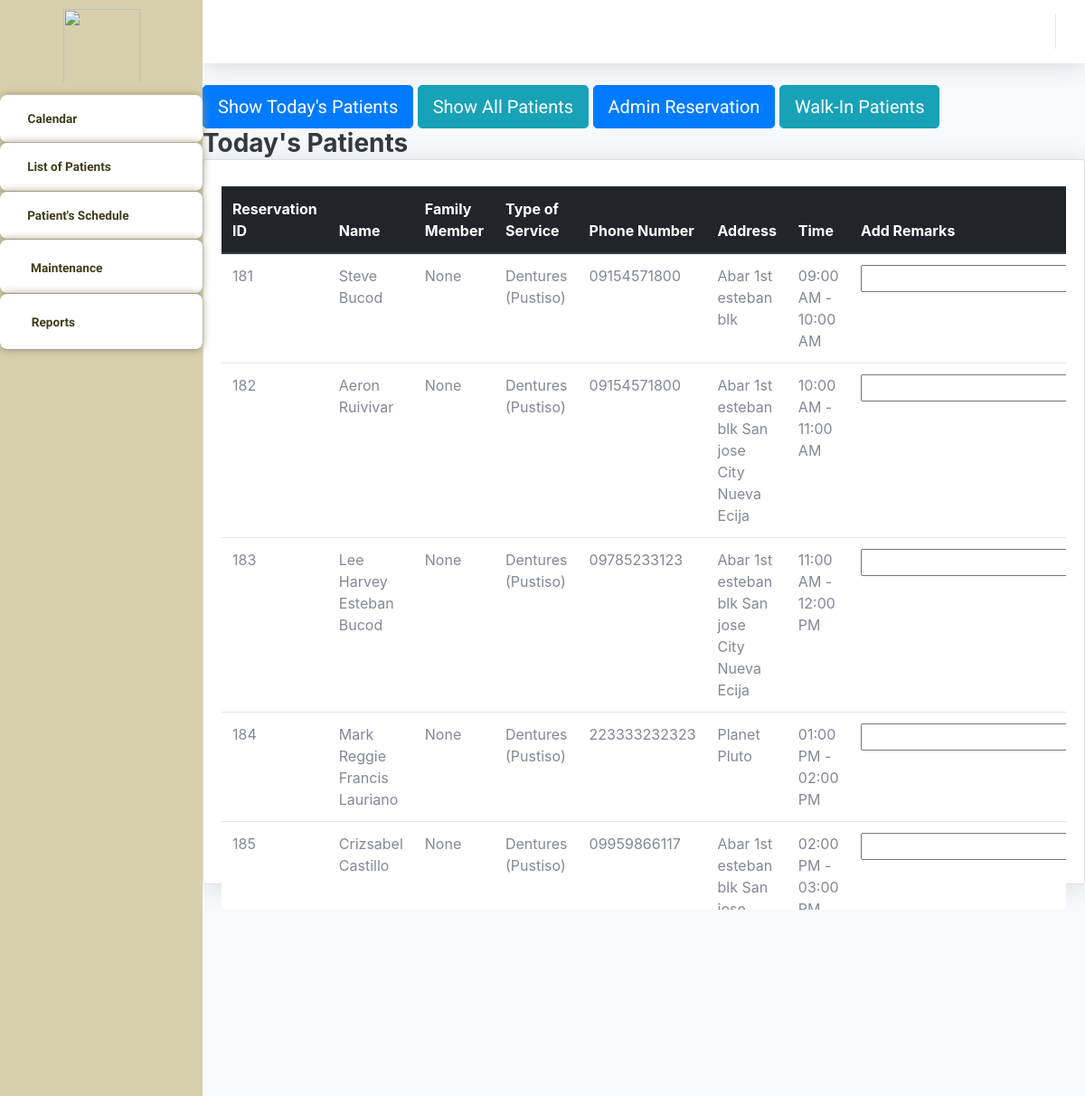
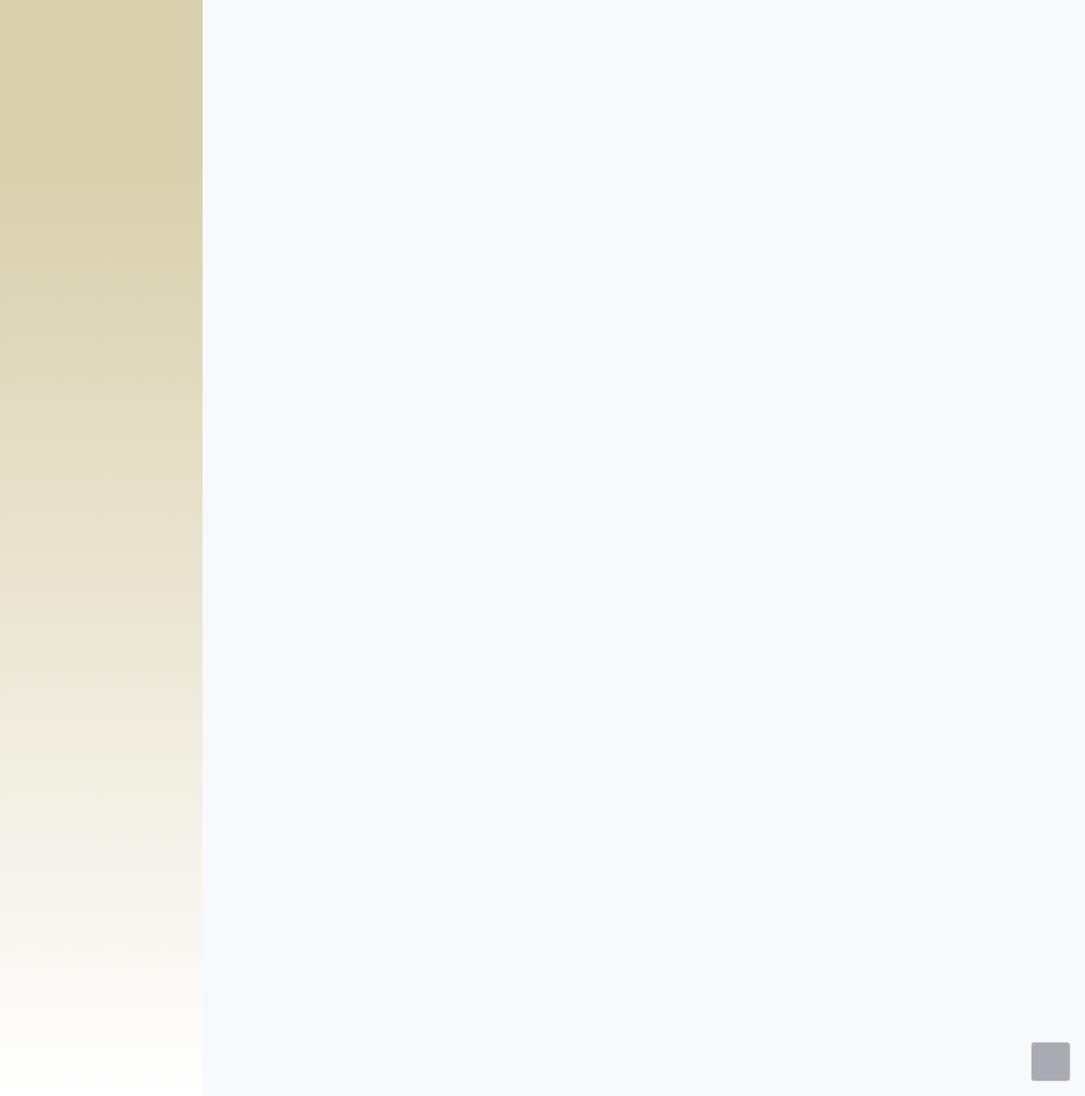
The app's page /Thesis1/Admin/patientstoday.php?doneID=181 with its own data (2 pictures, top to bottom).
### tables this page shows
CREATE TABLE `bookinglog` (
  `resID` int(11) NOT NULL,
  `userID` int(11) NOT NULL,
  `serviceName` varchar(255) NOT NULL,
  `date` date NOT NULL,
  `timeslot` varchar(255) NOT NULL,
  `remarks` varchar(255) NOT NULL,
  `admin_remarks` varchar(255) NOT NULL DEFAULT 'None',
  `walk_in_name` varchar(255) NOT NULL DEFAULT 'None',
  `status` varchar(255) NOT NULL,
  `FamMemberName` varchar(255) NOT NULL DEFAULT 'N/A',
  `confirmationHash` varchar(255) NOT NULL,
  `timestamp` timestamp NOT NULL DEFAULT current_timestamp() ON UPDATE current_timestamp(),
  `totalServicePay` int(11) NOT NULL
);

CREATE TABLE `patients_user` (
  `userID` int(11) NOT NULL,
  `Email` varchar(255) NOT NULL,
  `Name` varchar(255) NOT NULL,
  `Address` varchar(255) NOT NULL,
  `PhoneNumber` varchar(255) NOT NULL,
  `Password` varchar(55) NOT NULL,
  `Hash` varchar(255) NOT NULL,
  `Access` varchar(25) NOT NULL,
  `Active` int(11) NOT NULL DEFAULT 0,
  `profilePic` varchar(255) NOT NULL,
  `last_activity` timestamp NOT NULL DEFAULT current_timestamp() ON UPDATE current_timestamp(),
  `activation_timestamp` timestamp NOT NULL DEFAULT current_timestamp(),
  `ForgotPass` varchar(255) NOT NULL,
  `forgot_expiration` timestamp NULL DEFAULT NULL
);

### Thesis1/Admin/patientstoday.php (the view, shortened to what this page needs)
<?php
$con = connection();
$todaysDate = date("Y-m-d");
$headerToday = ["Reservation ID", "Name", "Family Member", "Type of Service", "Phone Number", "Address", "Time", "Add Remarks"];
$header = $headerToday;
$pageTitle = "Today's Patients";
$retrieveQuery = "SELECT bookinglog.resID, bookinglog.serviceName, patients_user.Name, bookinglog.date, patients_user.PhoneNumber, patients_user.Email, patients_user.Address, bookinglog.timeslot,bookinglog.admin_remarks, bookinglog.walk_in_name,bookinglog.FamMemberName
        FROM bookinglog
        INNER JOIN patients_user ON bookinglog.userID = patients_user.userID
        WHERE status = 'Pending' AND DATE(bookinglog.date) = '$todaysDate'";
?>
<!DOCTYPE html>
<html lang="en">
<head>
    <link rel="stylesheet" href="assets/bootstrap/css/bootstrap.min.css">
    <link rel="stylesheet" href="assets/fonts/fontawesome-all.min.css">
    <link rel="stylesheet" href="assets/fonts/ionicons.min.css">
    <link rel="stylesheet" href="assets/css/aguilaraldo1_section_contact.css">
    <link rel="stylesheet" href="assets/css/Availability---Manage-availability-bookings-appointments_v1.css">
    <link rel="stylesheet" href="assets/css/Basic-Footer.css">
    <link rel="stylesheet" href="assets/css/Black-Navbar.css">
    <link rel="stylesheet" href="assets/css/Block-Responsive-Item-List.css">
    <link rel="stylesheet" href="assets/css/Bootstrap-Calendar.css">
    <link rel="stylesheet" href="assets/css/carousel-circulo.css">
    <link rel="stylesheet" href="assets/css/Carousel-Hero-1.css">
    <link rel="stylesheet" href="assets/css/Carousel-Hero.css">
    <link rel="stylesheet" href="assets/css/Diagonal-div-section.css">
    <link rel="stylesheet" href="assets/css/Feature-Section-MD.css">
    <link rel="stylesheet" href="https://djpsoftwarecdn.azureedge.net/availabilitycss-v1/availability.min.css">
    <link rel="stylesheet" href="assets/css/Login-Form-Basic-icons.css">
    <link rel="stylesheet" href="assets/css/Ultimate-Event-Calendar.css">
    <link rel="stylesheet" href="assets/bootstrap/css/bootstrap.min.css">
    <link rel="stylesheet" href="assets/fonts/fontawesome-all.min.css">
    <link rel="stylesheet" href="assets/css/aguilaraldo1_section_contact.css">
    <link rel="stylesheet" href="assets/css/Basic-Footer.css">
    <link rel="stylesheet" href="assets/css/Black-Navbar.css">
    <link rel="stylesheet" href="assets/css/Block-Responsive-Item-List.css">
    <link rel="stylesheet" href="assets/css/Bootstrap-Calendar.css">
    <link rel="stylesheet" href="assets/css/carousel-circulo.css">
    <link rel="stylesheet" href="assets/css/Carousel-Hero-1.css">
    <link rel="stylesheet" href="assets/css/Carousel-Hero.css">
    <link rel="stylesheet" href="assets/css/Diagonal-div-section.css">
    <link rel="stylesheet" href="assets/css/Feature-Section-MD.css">
    <link rel="stylesheet" href="assets/css/Login-Form-Basic-icons.css">
    <link rel="stylesheet" href="assets/css/Ultimate-Event-Calendar.css">
</head>
<body id="page-top">
    <div id="wrapper">
    <nav class="navbar navbar-dark align-items-start sidebar sidebar-dark accordion bg-gradient-primary p-0" style="border-color: rgb(255,255,255);background: linear-gradient(#d8cfac 57%, white 100%), #a6a263;border-radius: -1px;">
            <div class="container-fluid d-flex flex-column p-0"><img src="assets/img/Picsart_23-04-17_12-49-06-946.png" width="85" height="91" style="margin-left: 0px;padding-bottom: 0px;padding-top: 10px;">
                <ul class="navbar-nav text-light" id="accordionSidebar">
                    <li class="nav-item"><a class="nav-link" href="index.php" style="background: #ffffff;border-radius: 8px;margin-top: 13px;border-color: var(--bs-blue);border-top-width: 1px;border-top-color: #95947c;border-bottom: 1px outset rgba(149,148,124,0.33);box-shadow: 0px 0px 10px rgb(159,152,117);--bs-body-bg: #fff;"><i class="far fa-calendar" style="color: #3e3d1a;"></i><span style="background: transparent;color: #3e3d1a;font-family: 'Albert Sans', sans-serif;font-weight: bold;">Calendar</span></a></li>
                    <li class="nav-item"><a class="nav-link" style="background: #ffffff;font-weight: bold;color: var(--bs-black);border-radius: 8px;border-bottom: 1px outset rgba(149,148,124,0.49);box-shadow: 0px 0px 10px rgb(159,152,117);" href="Listofpatients.php"><i class="fas fa-table" style="color: #3e3d1a;font-size: 13px;"></i><span style="color: #3e3d1a;font-family: 'Albert Sans', sans-serif;">List of Patients</span></a><a class="nav-link" style="background: #ffffff;font-weight: bold;color: var(--bs-black);border-radius: 8px;border-bottom: 1px outset rgba(149,148,124,0.49);box-shadow: 0px 0px 10px rgb(159,152,117);" href="patientstoday.php"><i class="fas fa-user" style="color: #3e3d1a;font-size: 13px;"></i><span style="color: #3e3d1a;font-family: 'Albert Sans', sans-serif;">Patient's Schedule</span></a><a class="nav-link active" style="background: #ffffff;font-weight: bold;color: var(--bs-black);border-radius: 8px;border-bottom: 1px outset rgba(149,148,124,0.49);box-shadow: 0px 0px 10px rgb(159,152,117);" href="Servicemaintenance.php"><i class="icon ion-settings" style="color: #3e3d1a;font-size: 18px;"></i><span style="color: #3e3d1a;font-family: 'Albert Sans', sans-serif;">Maintenance</span></a><a class="nav-link" style="background: #ffffff;font-weight: bold;color: var(--bs-black);border-radius: 8px;border-bottom: 1px outset rgba(149,148,124,0.49);box-shadow: 0px 0px 10px rgb(159,152,117);" href="Reports.php"><i class="icon ion-document-text" style="color: #3e3d1a;font-size: 19px;"></i><span style="color: #3e3d1a;font-family: 'Albert Sans', sans-serif;">Reports</span></a></li>
                </ul>
            </div>
        </nav>
        <div class="d-flex flex-column" id="content-wrapper">
            <div id="content">
                <nav class="navbar navbar-light navbar-expand bg-white shadow mb-4 topbar static-top" style="background: rgb(255,255,255);border-color: rgb(255,0,0);">
                    <div class="container-fluid">
                        <ul class="navbar-nav flex-nowrap ms-auto">
                                                    <li class="nav-item dropdown no-arrow mx-1"><a class="nav-link" href="ChatsystemAdmin.php"><i class="icon ion-email" style="font-size: 30px;color: #a6a263;margin-top: 8px;"></i></a></li>
                        </ul>
                    </div>
                </nav>
        <form method="post" action="">
            <button class="btn btn-primary btn-lg" type="submit" name="btn-Patients-Today">Show Today's Patients</button>
            <button class="btn btn-info btn-lg" type="submit" name="btn-Patients-All">Show All Patients</button>
            <button class="btn btn-primary btn-lg" type="submit" name="btn-Admin-Reservation">Admin Reservation</button>
            <button class="btn btn-info btn-lg" type="submit" name="btn-Walk-in-Patients">Walk-In Patients</button>
        </form>
        <h3 class="text-dark mb-0" style="font-weight: bold;"><?php echo $pageTitle; ?></h3>
        <div class="card shadow">
            <div class="card-body" style="height: 800px;">
                <div class="row">
                    <div class="col-md-6 text-nowrap">
                    </div>
                </div>
                <div class="table-responsive table mt-2" id="dataTable" role="grid" aria-describedby="dataTable_info" style="height: 800px;">
                    <table class="table my-0" id="dataTable">
                      <thead class="thead-dark">
                        <tr>
                            <?php
                            foreach ($header as $column) {
                                echo "<th>$column</th>";
                            }
                            ?>
                        </tr>
                    </thead>
                        <tbody>
                           <?php
                                    $result =  $con->query($retrieveQuery);
                                    while ($row = mysqli_fetch_assoc($result)) {
                                        echo '<tr>';
                                        foreach ($header as $column) {
                                            switch ($column) {
                                                case "Reservation ID":
                                                    echo '<td>' . $row['resID'] . '</td>';
                                                    break;
                                                case "Name":
                                                    echo '<td>' . $row['Name'] . '</td>';
                                                    break;
                                                case "Type of Service":
                                                    echo '<td>' . $row['serviceName'] . '</td>';
                                                    break;
                                                case "Phone Number":
                                                    echo '<td>' . $row['PhoneNumber'] . '</td>';
                                                    break;
                                                case "Address":
                                                    echo '<td>' . $row['Address'] . '</td>';
                                                    break;
                                                case "Time":
                                                    echo '<td>' . $row['timeslot'] . '</td>';
                                                    break;
                                                case "Family Member":
                                                    echo '<td>' . $row['FamMemberName'] . '</td>';
                                                    break;
                                                case "Add Remarks":
                                                    echo '<td>
                                                            <input type="text" class="inputField" id="inputField' . $row['resID'] . '">
                                                        </td>';
                                                    break;
                                            }
                                        }
                                        echo '</tr>';
                                    }
                                    ?>
                        </tbody>
                    </table>
                </div>
            </div>
        </div>
    </div>
        </div><a class="border rounded d-inline scroll-to-top" href="#page-top"><i class="fas fa-angle-up"></i></a>
    </div>
    <link rel="stylesheet" href="https://cdn.jsdelivr.net/npm/bootstrap@4.0.0/dist/css/bootstrap.min.css">
</body>
</html>

### Thesis1/Admin/assets/css/aguilaraldo1_section_contact.css (style rules this page uses)
.navbar { z-index: 1; }

### Thesis1/Admin/assets/css/Black-Navbar.css (style rules this page uses)
.navbar { margin-bottom: 0; }
.btn { border-radius: 0; }
.btn { font-family: 'Roboto'; font-weight: 400; }

### Thesis1/Admin/assets/css/Feature-Section-MD.css (style rules this page uses)
.waves-effect, a { -webkit-tap-highlight-color: transparent; }
.alert, .breadcrumb, .card, .card .card-header, .dropdown-menu, .file-custom, .input-group-addon, .jumbotron, .list-group .list-group-item, .modal-content, .nav .nav-link, .nav-tabs, .navbar, .navbar-toggler, .page-item:first-child .page-link, .page-item:last-child .page-link, .pagination-lg .page-item:first-child .page-link, .pagination-lg .page-item:last-child .page-link, .pagination-sm .page-item:first-child .page-link, .pagination-sm .page-item:last-child .page-link, .popover, .tag, .tooltip-inner, img { -moz-border-radius: 0px; -ms-border-radius: 0px; -o-border-radius: 0px; border-radius: 0px; }
.divider-new, .text-fluid, h1, h2, h3, h4, h5, h6 { font-weight: 300; }

### records on screen
bookinglog: resID "181", userID.Name "Steve Bucod", FamMemberName "None", serviceName "Dentures (Pustiso)", userID.PhoneNumber "09154571800", userID.Address "Abar 1st esteban blk", timeslot "09:00 AM - 10:00 AM"
bookinglog: resID "182", userID.Name "Aeron Ruivivar", FamMemberName "None", serviceName "Dentures (Pustiso)", userID.PhoneNumber "09154571800", userID.Address "Abar 1st esteban blk San jose City Nueva Ecija", timeslot "10:00 AM - 11:00 AM"
bookinglog: resID "183", userID.Name "Lee Harvey Esteban Bucod", FamMemberName "None", serviceName "Dentures (Pustiso)", userID.PhoneNumber "09785233123", userID.Address "Abar 1st esteban blk San jose City Nueva Ecija", timeslot "11:00 AM - 12:00 PM"
bookinglog: resID "184", userID.Name "Mark Reggie Francis Lauriano", FamMemberName "None", serviceName "Dentures (Pustiso)", userID.PhoneNumber "223333232323", userID.Address "Planet Pluto", timeslot "01:00 PM - 02:00 PM"
bookinglog: resID "185", userID.Name "Crizsabel Castillo", FamMemberName "None", serviceName "Dentures (Pustiso)", userID.PhoneNumber "09959866117", userID.Address "Abar 1st esteban blk San…", timeslot "02:00 PM - 03:00…"

### other values on screen
$pageTitle "Today's Patients"
$column "Reservation ID"
$column "Name"
$column "Family Member"
$column "Type of Service"
$column "Phone Number"
$column "Address"
$column "Time"
$column "Add Remarks"
